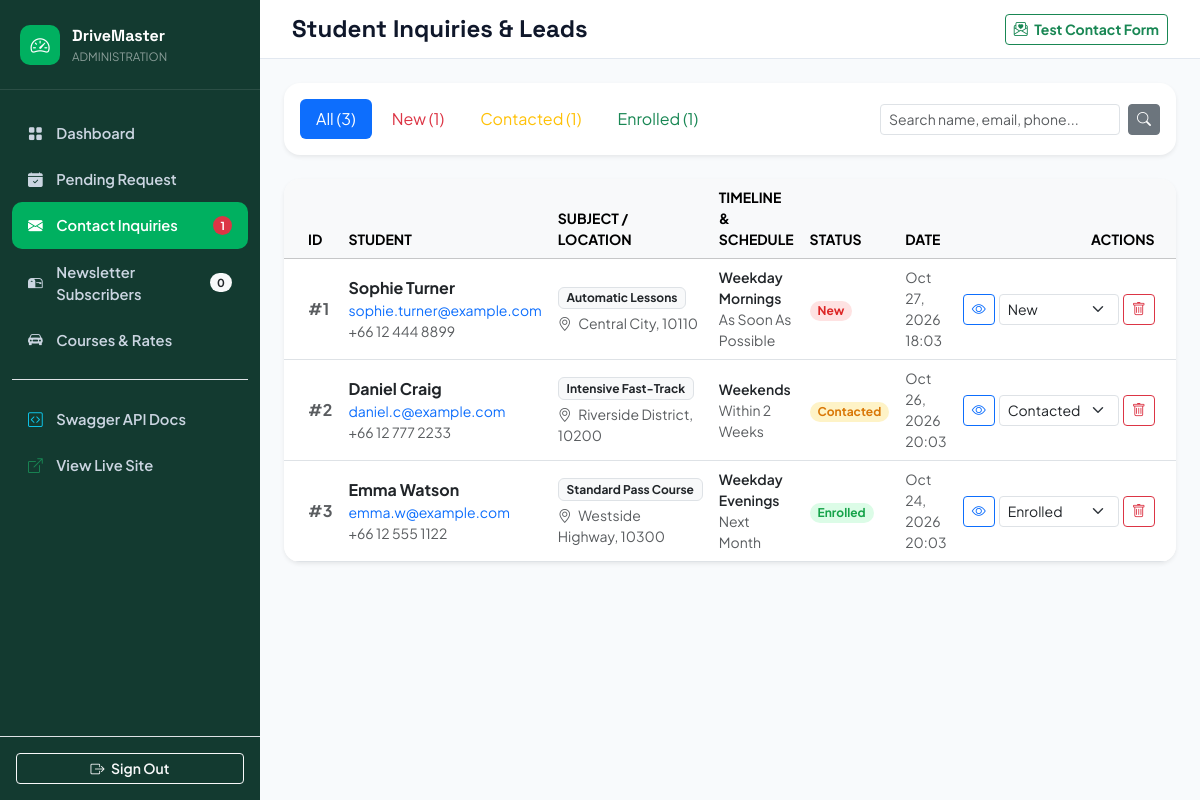
The app's page /admin/inquiries.php (signed in) with its own data.
### tables this page shows
CREATE TABLE IF NOT EXISTS `enrollments` (
  `id` INT UNSIGNED AUTO_INCREMENT PRIMARY KEY,
  `booking_reference` VARCHAR(20) NOT NULL UNIQUE,
  `student_name` VARCHAR(100) NOT NULL,
  `student_email` VARCHAR(120) NOT NULL,
  `student_phone` VARCHAR(30) NOT NULL,
  `course_id` INT UNSIGNED DEFAULT NULL,
  `course_name` VARCHAR(120) NOT NULL,
  `course_price` DECIMAL(10, 2) NOT NULL DEFAULT 0.00,
  `pickup_address` VARCHAR(200) DEFAULT NULL,
  `preferred_start_date` DATE DEFAULT NULL,
  `preferred_transmission` ENUM('automatic', 'manual', 'either') DEFAULT 'automatic',
  `payment_gateway` VARCHAR(50) DEFAULT 'square',
  `payment_status` VARCHAR(50) DEFAULT 'unpaid',
  `payment_tx_id` VARCHAR(100) DEFAULT NULL,
  `card_last4` VARCHAR(10) DEFAULT NULL,
  `status` ENUM('pending', 'approved_to_pay', 'confirmed', 'in_training', 'completed', 'cancelled') DEFAULT 'pending',
  `admin_notes` TEXT DEFAULT NULL,
  `created_at` TIMESTAMP DEFAULT CURRENT_TIMESTAMP,
  `updated_at` TIMESTAMP DEFAULT CURRENT_TIMESTAMP ON UPDATE CURRENT_TIMESTAMP,
  CONSTRAINT `fk_enrollments_course` FOREIGN KEY (`course_id`) REFERENCES `courses` (`id`) ON DELETE SET NULL,
  INDEX `idx_enrollments_status` (`status`),
  INDEX `idx_enrollments_email` (`student_email`)
);

### admin/inquiries.php (the view, shortened to what the rows shown need)
<?php
require_once __DIR__ . '/../backend/src/Database.php';
require_once __DIR__ . '/../backend/src/Models/Inquiry.php';
$enrollmentStats = Enrollment::countStats();
$currentStatus = $_GET['status'] ?? 'all';
$searchQuery = $_GET['search'] ?? '';
$inquiries = Inquiry::all(['status' => $currentStatus, 'search' => $searchQuery]);
$counts = Inquiry::countByStatus();
?>
<!DOCTYPE html>
<html lang="en">
<head>
  <link rel="stylesheet" href="../assets/vendor/fonts/fonts.css">
  <link rel="stylesheet" href="../assets/vendor/bootstrap/css/bootstrap.min.css">
  <link rel="stylesheet" href="../assets/vendor/bootstrap-icons/bootstrap-icons.min.css">
</head>
<body>
  <aside class="admin-sidebar">
    <ul class="sidebar-nav">
      <li>
        <a href="inquiries.php" class="sidebar-nav-link active">
          <i class="bi bi-envelope-fill"></i> Contact Inquiries
          <?php if (($counts['new'] ?? 0) > 0): ?>
            <span class="badge bg-danger ms-auto rounded-pill"><?= $counts['new'] ?></span>
          <?php endif; ?>
        </a>
      </li>
    </ul>
  </aside>
  <div class="admin-main">
    <div class="p-4 flex-grow-1">
      <div class="card border-0 shadow-sm rounded-4 mb-4">
        <div class="card-body p-3">
          <div class="d-flex flex-wrap justify-content-between align-items-center gap-3">
            <ul class="nav nav-pills gap-1">
              <li class="nav-item">
                <a class="nav-link <?= $currentStatus === 'new' ? 'active' : '' ?> text-danger" href="?status=new">
                  New (<?= $counts['new'] ?>)
                </a>
              </li>
              <li class="nav-item">
                <a class="nav-link <?= $currentStatus === 'contacted' ? 'active' : '' ?> text-warning" href="?status=contacted">
                  Contacted (<?= $counts['contacted'] ?>)
                </a>
              </li>
              <li class="nav-item">
                <a class="nav-link <?= $currentStatus === 'enrolled' ? 'active' : '' ?> text-success" href="?status=enrolled">
                  Enrolled (<?= $counts['enrolled'] ?>)
                </a>
              </li>
            </ul>
          </div>
        </div>
      </div>
      <div class="card border-0 shadow-sm rounded-4 overflow-hidden">
        <div class="table-responsive">
          <table class="table table-hover align-middle mb-0">
            <thead class="table-light small text-uppercase">
              <tr>
                <th class="ps-4">ID</th>
                <th>Student</th>
                <th>Subject / Location</th>
                <th>Timeline &amp; Schedule</th>
                <th>Status</th>
                <th>Date</th>
                <th class="text-end pe-4">Actions</th>
              </tr>
            </thead>
            <tbody>
              <?php if (empty($inquiries)): ?>
                <tr>
                  <td colspan="7" class="text-center py-5 text-muted">
                    <i class="bi bi-inbox fs-1 d-block mb-2 text-secondary"></i>
                    No student inquiries found matching current filter.
                  </td>
                </tr>
              <?php else: ?>
                <?php foreach ($inquiries as $inq): ?>
                  <tr>
                    <td class="ps-4 fw-bold text-muted">#<?= $inq['id'] ?></td>
                    <td>
                      <div class="fw-bold text-dark"><?= htmlspecialchars($inq['full_name']) ?></div>
                      <div class="small"><a href="mailto:<?= htmlspecialchars($inq['email']) ?>" class="text-decoration-none"><?= htmlspecialchars($inq['email']) ?></a></div>
                      <div class="small text-muted"><a href="tel:<?= htmlspecialchars($inq['phone']) ?>" class="text-muted text-decoration-none"><?= htmlspecialchars($inq['phone']) ?></a></div>
                    </td>
                    <td>
                      <div class="badge bg-light text-dark border mb-1"><?= htmlspecialchars($inq['subject']) ?></div>
                      <?php if (!empty($inq['pickup_location'])): ?>
                        <div class="small text-muted"><i class="bi bi-geo-alt me-1"></i> <?= htmlspecialchars($inq['pickup_location']) ?></div>
                      <?php endif; ?>
                    </td>
                    <td class="small">
                      <div class="fw-semibold text-dark"><?= htmlspecialchars($inq['preferred_schedule'] ?? 'Flexible') ?></div>
                      <div class="text-muted"><?= htmlspecialchars($inq['timeline'] ?? 'Not specified') ?></div>
                    </td>
                    <td>
                      <span class="badge status-badge-<?= $inq['status'] ?> px-2 py-1 rounded-pill">
                        <?= ucfirst(str_replace('_', ' ', $inq['status'])) ?>
                      </span>
                    </td>
                    <td class="small text-muted">
                      <?= date('M d, Y', strtotime($inq['created_at'])) ?><br>
                      <?= date('H:i', strtotime($inq['created_at'])) ?>
                    </td>
                    <td class="text-end pe-4">
                      <div class="d-flex justify-content-end gap-1">
                        <button type="button" class="btn btn-sm btn-outline-primary" data-bs-toggle="modal" data-bs-target="#inquiryModal<?= $inq['id'] ?>" title="View Message">
                          <i class="bi bi-eye"></i>
                        </button>
                        <form method="POST" class="d-inline">
                          <select name="status" class="form-select form-select-sm d-inline-block w-auto" onchange="this.form.submit()">
                            <option value="new" <?= $inq['status'] === 'new' ? 'selected' : '' ?>>New</option>
                          </select>
                        </form>
                        <form method="POST" class="d-inline" onsubmit="return confirm('Delete this inquiry record?');">
                          <button type="submit" class="btn btn-sm btn-outline-danger" title="Delete">
                            <i class="bi bi-trash"></i>
                          </button>
                        </form>
                      </div>
                    </td>
                  </tr>
                <?php endforeach; ?>
              <?php endif; ?>
            </tbody>
          </table>
        </div>
      </div>
    </div>
  </div>
</body>
</html>

### records on screen
enrollments: id "1", student_name "Sophie Turner", student_email "sophie.turner@example.com", student_phone "+66 12 444 8899", subject "Automatic Lessons", pickup_location "Central City, 10110", preferred_schedule "Weekday Mornings", timeline "As Soon As Possible", status "New", created_at "Oct 27, 2026", created_at "18:03"

### other values on screen
$subscriberCount "0"
$counts['total'] "3"
$inq['id'] "2"
$inq['full_name'] "Daniel Craig"
$inq['email'] "daniel.c@example.com"
$inq['phone'] "+66 12 777 2233"
$inq['subject'] "Intensive Fast-Track"
$inq['pickup_location'] "Riverside District, 10200"
$inq['preferred_schedule'] "Weekends"
$inq['timeline'] "Within 2 Weeks"
str_replace('_', ' ', $inq['status']) "Contacted"
date('M d, Y', strtotime($inq['created_at'])) "Oct 26, 2026"
date('H:i', strtotime($inq['created_at'])) "20:03"
$inq['id'] "3"
$inq['full_name'] "Emma Watson"
